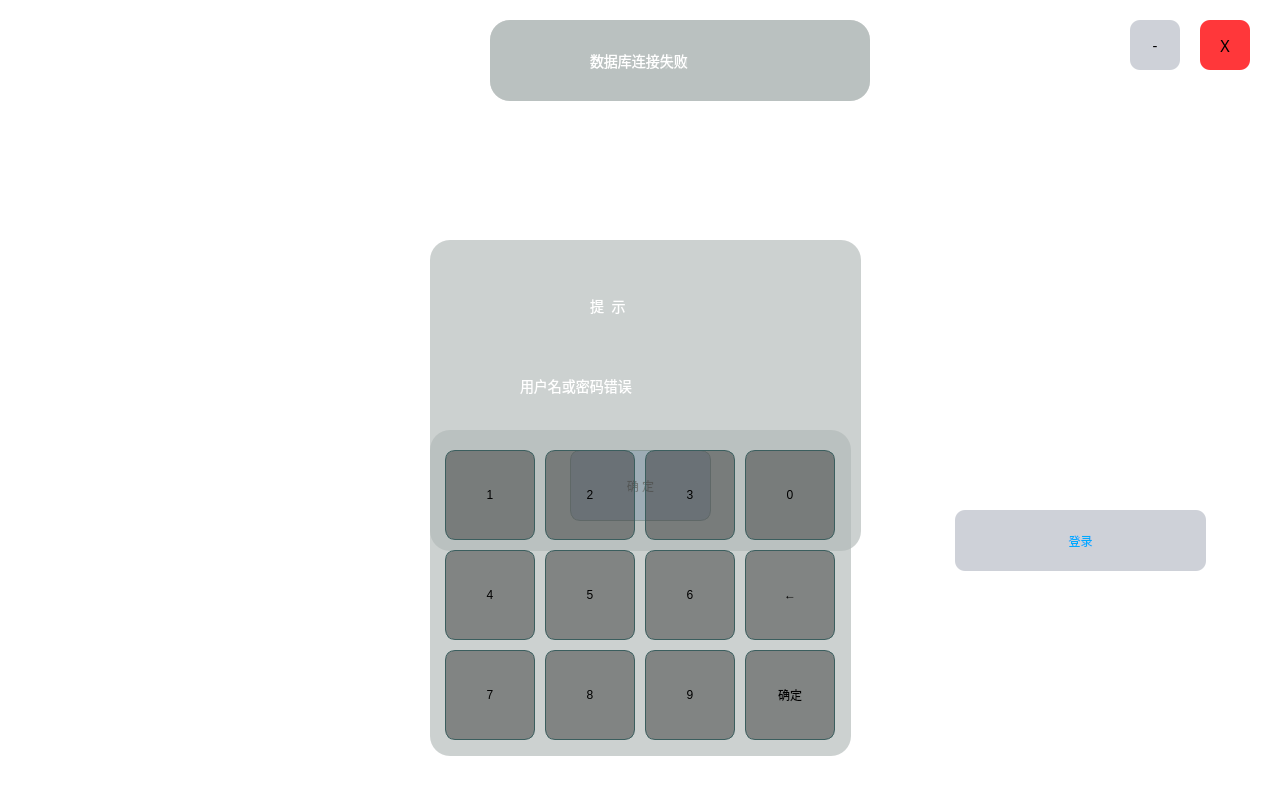
<?xml version="1.0" encoding="UTF-8"?>
<ui version="4.0">
 <class>Widget</class>
 <widget class="QWidget" name="Widget">
  <property name="geometry">
   <rect>
    <x>0</x>
    <y>0</y>
    <width>1280</width>
    <height>800</height>
   </rect>
  </property>
  <property name="font">
   <font>
    <pointsize>-1</pointsize>
   </font>
  </property>
  <property name="windowTitle">
   <string>Widget</string>
  </property>
  <property name="styleSheet">
   <string notr="true">
#Widget{

background:rgb(255, 255, 255);
font-size:15px;
font-style:MingLiU-ExtB;

}
QFrame{
border:sold 10px rgba(0,0,0);
	border-image: url(:/new/prefix1/2.231.jpg);
}
QLabel{
border-image:rgba(85,170,25);
color:white;
font-style:MingLiU-ExtB;
font-size:14px;
}
QPushButton{
background:#ced1d8;
border-style:outset;
border-radius:10px;
font-style:MingLiU-ExtB;
}

QPushButton:pressed{
background-color: rgb(255, 85, 0);
border-style:inset;
font-style:MingLiU-ExtB;
}

</string>
  </property>
  <widget class="QFrame" name="frame">
   <property name="geometry">
    <rect>
     <x>0</x>
     <y>0</y>
     <width>1280</width>
     <height>800</height>
    </rect>
   </property>
   <property name="styleSheet">
    <string notr="true"/>
   </property>
   <property name="frameShape">
    <enum>QFrame::StyledPanel</enum>
   </property>
   <property name="frameShadow">
    <enum>QFrame::Raised</enum>
   </property>
   <widget class="QLineEdit" name="username">
    <property name="geometry">
     <rect>
      <x>960</x>
      <y>330</y>
      <width>271</width>
      <height>61</height>
     </rect>
    </property>
    <property name="styleSheet">
     <string notr="true">
color:#8d98a1;
background-color:rgba(255, 255, 255, 35%);
font-size:20px;
border-style:outset;
border-radius:14px;
font-style:MingLiU-ExtB;

color: rgb(255, 255, 255);
font: 16pt &quot;黑体&quot;;</string>
    </property>
    <property name="placeholderText">
     <string> 用户名</string>
    </property>
   </widget>
   <widget class="QLineEdit" name="password">
    <property name="geometry">
     <rect>
      <x>960</x>
      <y>410</y>
      <width>271</width>
      <height>61</height>
     </rect>
    </property>
    <property name="styleSheet">
     <string notr="true">
color:#8d98a1;
background-color:rgba(255, 255, 255, 35%);
font-size:20px;
border-style:outset;
border-radius:14px;
font-style:MingLiU-ExtB;

color: rgb(255, 255, 255);
font: 16pt &quot;黑体&quot;;</string>
    </property>
    <property name="placeholderText">
     <string> 密码</string>
    </property>
   </widget>
   <widget class="QLabel" name="label">
    <property name="geometry">
     <rect>
      <x>20</x>
      <y>10</y>
      <width>181</width>
      <height>41</height>
     </rect>
    </property>
    <property name="font">
     <font>
      <family>黑体</family>
      <pointsize>16</pointsize>
      <italic>false</italic>
      <bold>false</bold>
     </font>
    </property>
    <property name="styleSheet">
     <string notr="true">font: 16pt &quot;黑体&quot;;
</string>
    </property>
    <property name="text">
     <string>西北工业大学</string>
    </property>
   </widget>
   <widget class="QPushButton" name="pushButton">
    <property name="geometry">
     <rect>
      <x>955</x>
      <y>510</y>
      <width>251</width>
      <height>61</height>
     </rect>
    </property>
    <property name="styleSheet">
     <string notr="true">font: 27pt &quot;黑体&quot;;
color: rgb(0, 170, 255);</string>
    </property>
    <property name="text">
     <string>登录</string>
    </property>
   </widget>
   <widget class="QToolButton" name="toolButton">
    <property name="geometry">
     <rect>
      <x>1130</x>
      <y>20</y>
      <width>50</width>
      <height>50</height>
     </rect>
    </property>
    <property name="font">
     <font>
      <family>Adobe Myungjo Std M</family>
      <pointsize>11</pointsize>
     </font>
    </property>
    <property name="styleSheet">
     <string notr="true">QToolButton{
background:#ced1d8;
border-style:outset;
border-radius:10px;
font-style:MingLiU-ExtB;
}</string>
    </property>
    <property name="text">
     <string>-</string>
    </property>
   </widget>
   <widget class="QToolButton" name="toolButton_2">
    <property name="geometry">
     <rect>
      <x>1200</x>
      <y>20</y>
      <width>50</width>
      <height>50</height>
     </rect>
    </property>
    <property name="font">
     <font>
      <family>Adobe Myungjo Std M</family>
      <pointsize>12</pointsize>
     </font>
    </property>
    <property name="styleSheet">
     <string notr="true">QToolButton{

	background-color: rgb(255, 5, 9,80%);
border-style:outset;
border-radius:10px;
font-style:MingLiU-ExtB;
}</string>
    </property>
    <property name="text">
     <string>X</string>
    </property>
   </widget>
   <widget class="QWidget" name="widget" native="true">
    <property name="geometry">
     <rect>
      <x>430</x>
      <y>240</y>
      <width>431</width>
      <height>311</height>
     </rect>
    </property>
    <property name="styleSheet">
     <string notr="true">#widget{background-color: rgb(176, 184, 183,65%);
border-radius:20px;
}
QPushButton{

font: 22pt &quot;黑体&quot;;
background-color: rgb(119, 150, 179);


}
QPushButton:pressed{
background-color: rgb(170, 219, 226);
border-style:inset;
font-style:MingLiU-ExtB;

}</string>
    </property>
    <widget class="QLabel" name="label_2">
     <property name="geometry">
      <rect>
       <x>160</x>
       <y>20</y>
       <width>141</width>
       <height>91</height>
      </rect>
     </property>
     <property name="styleSheet">
      <string notr="true">font: 26pt &quot;黑体&quot;;</string>
     </property>
     <property name="text">
      <string>提  示</string>
     </property>
    </widget>
    <widget class="QLabel" name="label_4">
     <property name="geometry">
      <rect>
       <x>90</x>
       <y>110</y>
       <width>261</width>
       <height>71</height>
      </rect>
     </property>
     <property name="styleSheet">
      <string notr="true">font: 22pt &quot;黑体&quot;;</string>
     </property>
     <property name="text">
      <string>用户名或密码错误</string>
     </property>
    </widget>
    <widget class="QPushButton" name="pushButton_2">
     <property name="geometry">
      <rect>
       <x>140</x>
       <y>210</y>
       <width>141</width>
       <height>71</height>
      </rect>
     </property>
     <property name="styleSheet">
      <string notr="true">border-color: rgb(59, 94, 94);
border-width: 1px;
border-style: solid;</string>
     </property>
     <property name="text">
      <string>确 定</string>
     </property>
    </widget>
   </widget>
   <widget class="QLabel" name="label_3">
    <property name="geometry">
     <rect>
      <x>1000</x>
      <y>750</y>
      <width>241</width>
      <height>41</height>
     </rect>
    </property>
    <property name="font">
     <font>
      <family>Times New Roman</family>
      <pointsize>18</pointsize>
      <italic>false</italic>
      <bold>false</bold>
     </font>
    </property>
    <property name="styleSheet">
     <string notr="true">
font: 18pt &quot;Times New Roman&quot;;</string>
    </property>
    <property name="text">
     <string>Time loading...</string>
    </property>
   </widget>
   <widget class="QLabel" name="label_5">
    <property name="geometry">
     <rect>
      <x>910</x>
      <y>340</y>
      <width>61</width>
      <height>51</height>
     </rect>
    </property>
   </widget>
   <widget class="QLabel" name="label_6">
    <property name="geometry">
     <rect>
      <x>910</x>
      <y>410</y>
      <width>61</width>
      <height>61</height>
     </rect>
    </property>
   </widget>
   <widget class="QWidget" name="widget_2" native="true">
    <property name="geometry">
     <rect>
      <x>430</x>
      <y>430</y>
      <width>421</width>
      <height>326</height>
     </rect>
    </property>
    <property name="styleSheet">
     <string notr="true">#widget_2{background-color: rgb(176, 184, 183,65%);

border-radius:20px;
}
QPushButton{

font: 40pt &quot;黑体&quot;;

background-color: rgb(54, 54, 54,50%);


}
QPushButton:pressed{
background-color: rgb(170, 219, 226);
border-style:inset;
font-style:MingLiU-ExtB;

}</string>
    </property>
    <widget class="QPushButton" name="pushButton_01">
     <property name="geometry">
      <rect>
       <x>15</x>
       <y>20</y>
       <width>90</width>
       <height>90</height>
      </rect>
     </property>
     <property name="styleSheet">
      <string notr="true">border-color: rgb(59, 94, 94);

border-width: 1px;
border-style: solid;</string>
     </property>
     <property name="text">
      <string>1</string>
     </property>
    </widget>
    <widget class="QPushButton" name="pushButton_02">
     <property name="geometry">
      <rect>
       <x>115</x>
       <y>20</y>
       <width>90</width>
       <height>90</height>
      </rect>
     </property>
     <property name="styleSheet">
      <string notr="true">border-color: rgb(59, 94, 94);
border-width: 1px;
border-style: solid;</string>
     </property>
     <property name="text">
      <string>2</string>
     </property>
    </widget>
    <widget class="QPushButton" name="pushButton_03">
     <property name="geometry">
      <rect>
       <x>215</x>
       <y>20</y>
       <width>90</width>
       <height>90</height>
      </rect>
     </property>
     <property name="styleSheet">
      <string notr="true">border-color: rgb(59, 94, 94);
border-width: 1px;
border-style: solid;</string>
     </property>
     <property name="text">
      <string>3</string>
     </property>
    </widget>
    <widget class="QPushButton" name="pushButton_00">
     <property name="geometry">
      <rect>
       <x>315</x>
       <y>20</y>
       <width>90</width>
       <height>90</height>
      </rect>
     </property>
     <property name="styleSheet">
      <string notr="true">border-color: rgb(59, 94, 94);
border-width: 1px;
border-style: solid;</string>
     </property>
     <property name="text">
      <string>0</string>
     </property>
    </widget>
    <widget class="QPushButton" name="pushButton_04">
     <property name="geometry">
      <rect>
       <x>15</x>
       <y>120</y>
       <width>90</width>
       <height>90</height>
      </rect>
     </property>
     <property name="styleSheet">
      <string notr="true">border-color: rgb(59, 94, 94);
border-width: 1px;
border-style: solid;</string>
     </property>
     <property name="text">
      <string>4</string>
     </property>
    </widget>
    <widget class="QPushButton" name="pushButton_07">
     <property name="geometry">
      <rect>
       <x>15</x>
       <y>220</y>
       <width>90</width>
       <height>90</height>
      </rect>
     </property>
     <property name="styleSheet">
      <string notr="true">border-color: rgb(59, 94, 94);
border-width: 1px;
border-style: solid;</string>
     </property>
     <property name="text">
      <string>7</string>
     </property>
    </widget>
    <widget class="QPushButton" name="pushButton_05">
     <property name="geometry">
      <rect>
       <x>115</x>
       <y>120</y>
       <width>90</width>
       <height>90</height>
      </rect>
     </property>
     <property name="styleSheet">
      <string notr="true">border-color: rgb(59, 94, 94);
border-width: 1px;
border-style: solid;</string>
     </property>
     <property name="text">
      <string>5</string>
     </property>
    </widget>
    <widget class="QPushButton" name="pushButton_06">
     <property name="geometry">
      <rect>
       <x>215</x>
       <y>120</y>
       <width>90</width>
       <height>90</height>
      </rect>
     </property>
     <property name="styleSheet">
      <string notr="true">border-color: rgb(59, 94, 94);
border-width: 1px;
border-style: solid;</string>
     </property>
     <property name="text">
      <string>6</string>
     </property>
    </widget>
    <widget class="QPushButton" name="pushButton_11">
     <property name="geometry">
      <rect>
       <x>315</x>
       <y>120</y>
       <width>90</width>
       <height>90</height>
      </rect>
     </property>
     <property name="styleSheet">
      <string notr="true">border-color: rgb(59, 94, 94);
border-width: 1px;
border-style: solid;</string>
     </property>
     <property name="text">
      <string>←</string>
     </property>
    </widget>
    <widget class="QPushButton" name="pushButton_08">
     <property name="geometry">
      <rect>
       <x>115</x>
       <y>220</y>
       <width>90</width>
       <height>90</height>
      </rect>
     </property>
     <property name="styleSheet">
      <string notr="true">border-color: rgb(59, 94, 94);
border-width: 1px;
border-style: solid;</string>
     </property>
     <property name="text">
      <string>8</string>
     </property>
    </widget>
    <widget class="QPushButton" name="pushButton_09">
     <property name="geometry">
      <rect>
       <x>215</x>
       <y>220</y>
       <width>90</width>
       <height>90</height>
      </rect>
     </property>
     <property name="styleSheet">
      <string notr="true">border-color: rgb(59, 94, 94);
border-width: 1px;
border-style: solid;</string>
     </property>
     <property name="text">
      <string>9</string>
     </property>
    </widget>
    <widget class="QPushButton" name="pushButton_14">
     <property name="geometry">
      <rect>
       <x>315</x>
       <y>220</y>
       <width>90</width>
       <height>90</height>
      </rect>
     </property>
     <property name="styleSheet">
      <string notr="true">border-color: rgb(59, 94, 94);
font: 30pt &quot;黑体&quot;;
border-width: 1px;
border-style: solid;</string>
     </property>
     <property name="text">
      <string>确定</string>
     </property>
    </widget>
   </widget>
   <widget class="QWidget" name="widget_3" native="true">
    <property name="geometry">
     <rect>
      <x>490</x>
      <y>20</y>
      <width>380</width>
      <height>81</height>
     </rect>
    </property>
    <property name="styleSheet">
     <string notr="true">#widget_3{background-color: rgb(176, 184, 183,65%);
border-radius:20px;
}
</string>
    </property>
    <widget class="QLabel" name="label_8">
     <property name="geometry">
      <rect>
       <x>100</x>
       <y>5</y>
       <width>260</width>
       <height>71</height>
      </rect>
     </property>
     <property name="styleSheet">
      <string notr="true">font: 22pt &quot;黑体&quot;;</string>
     </property>
     <property name="text">
      <string>数据库连接成功</string>
     </property>
    </widget>
    <widget class="QLabel" name="sqlok">
     <property name="geometry">
      <rect>
       <x>30</x>
       <y>20</y>
       <width>51</width>
       <height>51</height>
      </rect>
     </property>
     <property name="text">
      <string/>
     </property>
    </widget>
   </widget>
   <widget class="QWidget" name="widget_4" native="true">
    <property name="geometry">
     <rect>
      <x>490</x>
      <y>20</y>
      <width>380</width>
      <height>81</height>
     </rect>
    </property>
    <property name="styleSheet">
     <string notr="true">#widget_4{background-color: rgb(176, 184, 183,65%);
border-radius:20px;
}
</string>
    </property>
    <widget class="QLabel" name="label_9">
     <property name="geometry">
      <rect>
       <x>100</x>
       <y>5</y>
       <width>260</width>
       <height>71</height>
      </rect>
     </property>
     <property name="styleSheet">
      <string notr="true">font: 22pt &quot;黑体&quot;;</string>
     </property>
     <property name="text">
      <string>数据库连接失败</string>
     </property>
    </widget>
    <widget class="QLabel" name="sqlok_2">
     <property name="geometry">
      <rect>
       <x>30</x>
       <y>20</y>
       <width>51</width>
       <height>51</height>
      </rect>
     </property>
     <property name="text">
      <string/>
     </property>
    </widget>
   </widget>
   <zorder>widget</zorder>
   <zorder>username</zorder>
   <zorder>password</zorder>
   <zorder>pushButton</zorder>
   <zorder>toolButton</zorder>
   <zorder>toolButton_2</zorder>
   <zorder>label_3</zorder>
   <zorder>label_5</zorder>
   <zorder>label_6</zorder>
   <zorder>widget_2</zorder>
   <zorder>widget_3</zorder>
   <zorder>widget_4</zorder>
   <zorder>label</zorder>
  </widget>
 </widget>
 <layoutdefault spacing="6" margin="11"/>
 <resources/>
 <connections/>
</ui>
